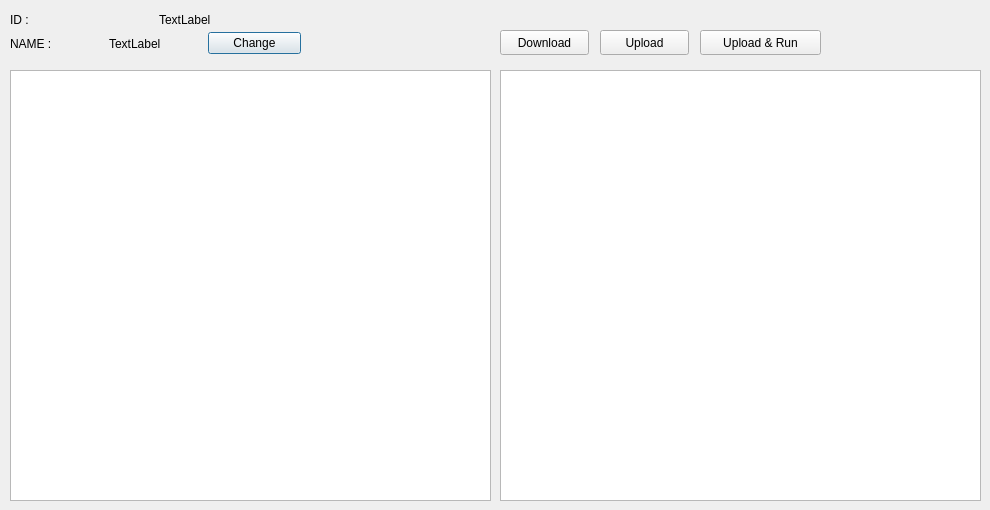
<?xml version="1.0" encoding="UTF-8"?>
<ui version="4.0">
 <class>DialogCoding</class>
 <widget class="QDialog" name="DialogCoding">
  <property name="geometry">
   <rect>
    <x>0</x>
    <y>0</y>
    <width>990</width>
    <height>510</height>
   </rect>
  </property>
  <property name="windowTitle">
   <string>Coding</string>
  </property>
  <widget class="QWidget" name="layoutWidget">
   <property name="geometry">
    <rect>
     <x>10</x>
     <y>10</y>
     <width>291</width>
     <height>19</height>
    </rect>
   </property>
   <layout class="QHBoxLayout" name="horizontalLayout_2">
    <item>
     <widget class="QLabel" name="label">
      <property name="text">
       <string>ID : </string>
      </property>
     </widget>
    </item>
    <item>
     <widget class="QLabel" name="label_id">
      <property name="text">
       <string>TextLabel</string>
      </property>
     </widget>
    </item>
   </layout>
  </widget>
  <widget class="QWidget" name="layoutWidget_2">
   <property name="geometry">
    <rect>
     <x>10</x>
     <y>30</y>
     <width>291</width>
     <height>27</height>
    </rect>
   </property>
   <layout class="QHBoxLayout" name="horizontalLayout">
    <item>
     <widget class="QLabel" name="label_5">
      <property name="text">
       <string>NAME : </string>
      </property>
     </widget>
    </item>
    <item>
     <widget class="QLabel" name="label_name">
      <property name="text">
       <string>TextLabel</string>
      </property>
     </widget>
    </item>
    <item>
     <widget class="QPushButton" name="pushButton_name_change">
      <property name="text">
       <string>Change</string>
      </property>
     </widget>
    </item>
   </layout>
  </widget>
  <widget class="QPlainTextEdit" name="plainTextEdit_code">
   <property name="geometry">
    <rect>
     <x>10</x>
     <y>70</y>
     <width>481</width>
     <height>431</height>
    </rect>
   </property>
  </widget>
  <widget class="QPushButton" name="pushButton_upload">
   <property name="geometry">
    <rect>
     <x>600</x>
     <y>30</y>
     <width>89</width>
     <height>25</height>
    </rect>
   </property>
   <property name="text">
    <string>Upload</string>
   </property>
  </widget>
  <widget class="QPushButton" name="pushButton_upload_and_run">
   <property name="geometry">
    <rect>
     <x>700</x>
     <y>30</y>
     <width>121</width>
     <height>25</height>
    </rect>
   </property>
   <property name="text">
    <string>Upload &amp;&amp; Run</string>
   </property>
  </widget>
  <widget class="QPushButton" name="pushButton_download">
   <property name="geometry">
    <rect>
     <x>500</x>
     <y>30</y>
     <width>89</width>
     <height>25</height>
    </rect>
   </property>
   <property name="text">
    <string>Download</string>
   </property>
  </widget>
  <widget class="QPlainTextEdit" name="plainTextEdit_code_2">
   <property name="geometry">
    <rect>
     <x>500</x>
     <y>70</y>
     <width>481</width>
     <height>431</height>
    </rect>
   </property>
   <property name="readOnly">
    <bool>true</bool>
   </property>
  </widget>
 </widget>
 <resources/>
 <connections/>
</ui>
